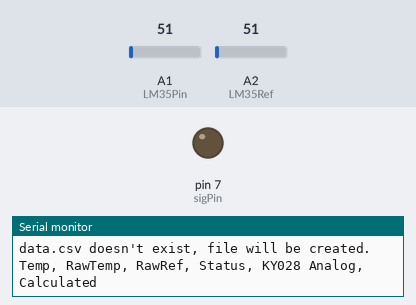
Recording of a sketch running on a simulated Arduino Uno, built with avr-gcc and run on an emulated ATmega328P. Parts: output pins drawn as LEDs (lit = HIGH), the last lines printed to the serial monitor. The test bench sets the inputs (shaded band); at power-on: A1 (LM35Pin) = 51, A2 (LM35Ref) = 51. Storage starts empty.

Above: at 2.2 s.
At 3.2 s:
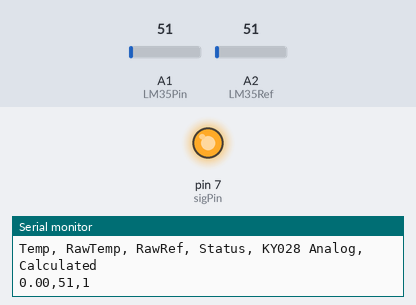
Timing chart, 0 to 4.7 s (numbered marks = the images above):
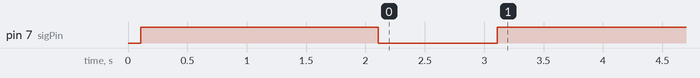

The sketch:

Temperature-Controlled-Relay.ino
```cpp
#include <SPI.h>
#include <SD.h>

/* Temperature-Controlled Relay
 *  Eli Robillard eli@erobillard.com
 *  This sketch turns a relay on when the temperature falls below the threshold in degrees celcius,
 *  and off when the temperature is above. Times between samples are set separately for the on and off states.
 *  Parts:
 *  Arduino Uno (or compatible)
 *  LM35DZ thermostat
 *  Grove 30V SPDT Relay and cable (Sig to Digital pin 7)
 *  RTC Data logger shield (uses pin 4)
 */

// set up variables using the SD utility library functions:
File logFile;
const int sdSelectPin=4; // 4 is reserved to read the on-board switch
int loggingEnabled=1; // Value is set in setup if it finds a writable chip and the logging shield

const int LM35Pin = A1;
const int LM35Ref = A2;
const int sigPin = 7;
int tempRaw = 9999;
float tempC = 9999;
float tempC2 = 9999;
int tempA = 9999;
int tempD = 9999;
int stateNow = 0;
int thresholdOn = 22;
int thresholdOff = 24;
int msOff = 5000; // ms between samples when Off
int msOn = 20000; // ms between samples when On

void setup() {
  Serial.begin(9600);
  if (SD.begin(4)) {
    Serial.println("SD card initialized for logging.");
    loggingEnabled=1;
  } else {
    Serial.println("Logging disabled: SD card not present or logging shield not installed.");
    loggingEnabled=0;
  }

  if (loggingEnabled==1) {
    if (SD.exists("data.csv")) {
      Serial.println("data.csv exists, appending new data.");
    } else {
      Serial.println("data.csv doesn't exist, file will be created.");
    }
  }
  pinMode(LM35Pin, INPUT); // set the thermostat's signal pin as input
  pinMode(LM35Ref, INPUT); // set the LM35's ground reference as input
  pinMode(sigPin, OUTPUT); // set the relay's signal pin as output
  PowerOnTest();
}

void loop() {
  tempRaw = analogRead(LM35Pin);
  tempC = readLM35(true);
  if ((tempC<=thresholdOn) && stateNow==0) {
    PowerOn();
  }
  if ((stateNow==1) && (tempC>thresholdOff)) {
    PowerOff();
  }
  writeStatus();
  delay(msOff);
}

void PowerOnTest() {
  initStatus();
  digitalWrite(sigPin, HIGH);
  delay(2000);
  digitalWrite(sigPin, LOW);
}

void PowerOn() {
  digitalWrite(sigPin, HIGH);
  stateNow=1;
  writeStatus();
  delay(msOn);
}

void PowerOff() {
  digitalWrite(sigPin, LOW);
  stateNow = 0;
  writeStatus();
}

void initStatus() {
  Serial.println("Temp, RawTemp, RawRef, Status, KY028 Analog, Calculated");
  logStatus("Temp, RawTemp, RawRef, Status");
}

void writeStatus() {
  String logStr = "";
  logStr += String(tempC);
  logStr += ",";
  logStr += String(tempRaw);
  logStr += ",";
  logStr += String(stateNow);
  Serial.println(logStr);
  logStatus(logStr);
}

void logStatus(String logStr) {
  if (loggingEnabled==1) {
    logFile = SD.open("data.csv", FILE_WRITE);
    logFile.println(logStr);
    logFile.close();
  }
  else { // if the file isn't open, display an error
    Serial.println("Error opening data.csv");
    logFile.close();
  }
}

float readLM35(boolean celcius){
   int analogVal = 0;
   for(int i = 0; i < 10; i++) {                   // takes 10 samples to make sure we get a good value
     analogVal += (analogRead(LM35Pin) - analogRead(LM35Ref)); // subtract Vout ADC reading from LM35 ground ADC reading
     delay(100);
   }
   float tempCelsius = (50.0 * analogVal) / 1023;
   if (celcius == true) {
     return tempCelsius; // return temperature in degrees Celcius
   }
   else {
     return (tempCelsius * 9 / 5) + 32; // return temperature in degrees Fahrenheit
   }
}
```

Measured:
- by itself, pin 7 (sigPin): HIGH → LOW at 2.1 s, → HIGH 1.0 s later
